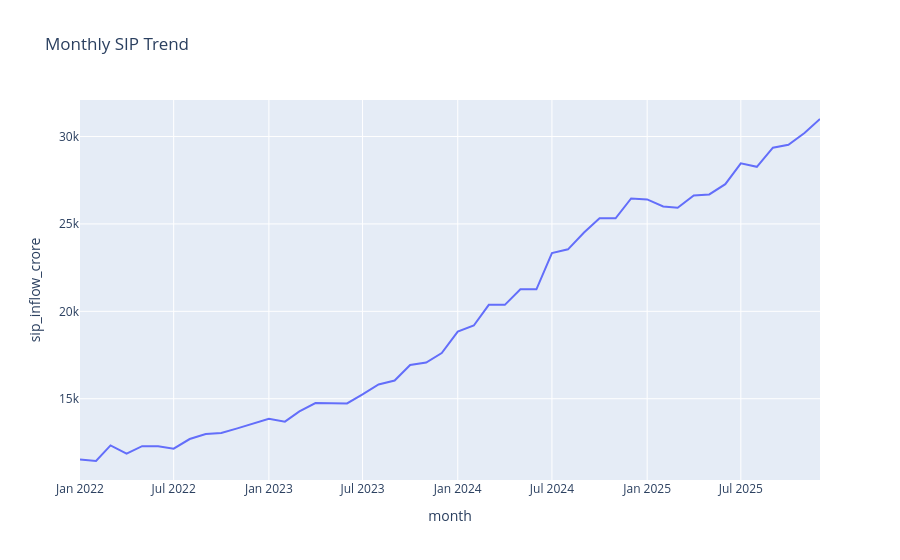

Notebook code cell kept with this figure:
### Markdown cell above
SBI Mutual Fund consistently maintained the highest Assets Under Management (AUM) across all years, demonstrating strong investor confidence and market leadership. Large fund houses such as ICICI Prudential and HDFC Mutual Fund also showed significant year-on-year AUM expansion.

### Code cell
sip["month"] = pd.to_datetime(sip["month"])

fig = px.line(
    sip,
    x="month",
    y="sip_inflow_crore",
    title="Monthly SIP Trend"
)

fig.show()

### Figure 1 — Plotly figure (JSON) as saved in the notebook; plotly's stock layout.template omitted (floating-point values rounded to 4 significant figures)
{"data": [{"hovertemplate": "month=%{x}<br>sip_inflow_crore=%{y}<extra></extra>", "legendgroup": "", "line": {"color": "#636efa", "dash": "solid"}, "marker": {"symbol": "circle"}, "mode": "lines", "name": "", "orientation": "v", "showlegend": false, "type": "scatter", "x": ["2022-01-01T00:00:00", "2022-02-01T00:00:00", "2022-03-01T00:00:00", "2022-04-01T00:00:00", "2022-05-01T00:00:00", "2022-06-01T00:00:00", "2022-07-01T00:00:00", "2022-08-01T00:00:00", "2022-09-01T00:00:00", "2022-10-01T00:00:00", "2022-11-01T00:00:00", "2022-12-01T00:00:00", "2023-01-01T00:00:00", "2023-02-01T00:00:00", "2023-03-01T00:00:00", "2023-04-01T00:00:00", "2023-05-01T00:00:00", "2023-06-01T00:00:00", "2023-07-01T00:00:00", "2023-08-01T00:00:00", "2023-09-01T00:00:00", "2023-10-01T00:00:00", "2023-11-01T00:00:00", "2023-12-01T00:00:00", "2024-01-01T00:00:00", "2024-02-01T00:00:00", "2024-03-01T00:00:00", "2024-04-01T00:00:00", "2024-05-01T00:00:00", "2024-06-01T00:00:00", "2024-07-01T00:00:00", "2024-08-01T00:00:00", "2024-09-01T00:00:00", "2024-10-01T00:00:00", "2024-11-01T00:00:00", "2024-12-01T00:00:00", "2025-01-01T00:00:00", "2025-02-01T00:00:00", "2025-03-01T00:00:00", "2025-04-01T00:00:00", "2025-05-01T00:00:00", "2025-06-01T00:00:00", "2025-07-01T00:00:00", "2025-08-01T00:00:00", "2025-09-01T00:00:00", "2025-10-01T00:00:00", "2025-11-01T00:00:00", "2025-12-01T00:00:00"], "xaxis": "x", "y": [11517, 11438, 12328, 11863, 12286, 12276, 12140, 12694, 12976, 13040, 13306, 13573, 13856, 13687, 14276, 14749, 14749, 14734, 15245, 15814, 16042, 16928, 17073, 17610, 18838, 19187, 20371, 20371, 21262, 21262, 23332, 23547, 24509, 25323, 25320, 26459, 26400, 25999, 25926, 26632, 26688, 27274, 28464, 28265, 29361, 29529, 30200, 31002], "yaxis": "y"}], "layout": {"legend": {"tracegroupgap": 0}, "title": {"text": "Monthly SIP Trend"}, "xaxis": {"anchor": "y", "domain": [0, 1], "title": {"text": "month"}}, "yaxis": {"anchor": "x", "domain": [0, 1], "title": {"text": "sip_inflow_crore"}}}}
